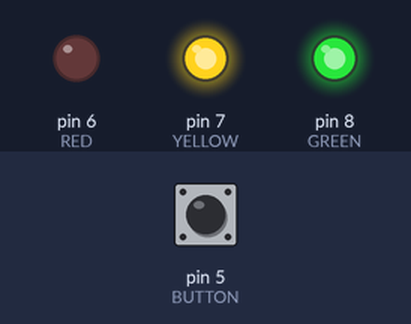
This sketch was run on a simulated Arduino Uno, built with avr-gcc and run on an emulated ATmega328P. Parts: output pins drawn as LEDs (lit = HIGH). The test bench sets the inputs (shaded band); at power-on: pin 5 (BUTTON) HIGH.

Above: at 1.2 s.
1.3 s: pin 5 (BUTTON) pulled LOW for 0.15 s
At 4.6 s:
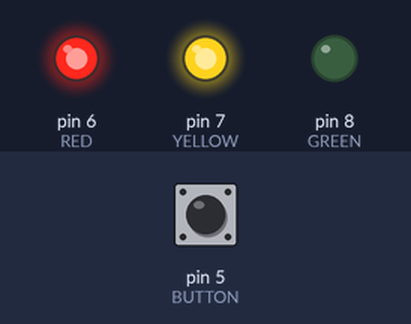
7.4 s: pin 5 (BUTTON) pulled LOW for 3.2 s
At 8.8 s:
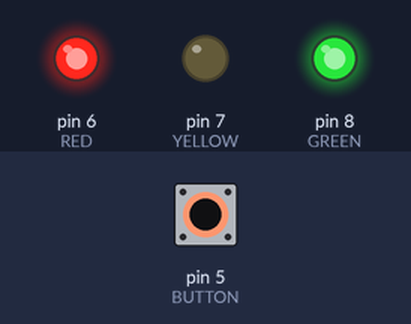
Timing chart, 0 to 18.1 s (numbered marks = the images above; inputs shaded):
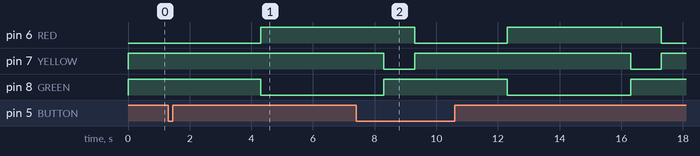

Measured:
- after the input at 1.3 s, pin 6 (RED): LOW → HIGH after 3.0 s; pin 8 (GREEN): HIGH → LOW after 3.0 s
- by itself, pin 7 (YELLOW): alternates HIGH for 7.0 s and LOW for 1.0 s

The sketch:

Traffic_light.ino
```cpp
///VARIABLE DEFINITIONS///
#define BUTTON  5
#define RED     6
#define YELLOW  7
#define GREEN   8

void setup() {
  ///PIN MODES DEFINITIONS///
  pinMode(BUTTON, INPUT); // button mapped as input
  pinMode(RED, OUTPUT); // led mapped as output
  pinMode(YELLOW, OUTPUT); // led mapped as output
  pinMode(GREEN, OUTPUT); // led mapped as output
  ///TURN OFF THE LEDS///
  digitalWrite(RED, HIGH);
  digitalWrite(YELLOW, HIGH);
  digitalWrite(GREEN, HIGH);
}

void loop() {
  digitalWrite(RED, LOW);
  if (!digitalRead(BUTTON)) { // if button pressed
    delay(3000);
    digitalWrite(RED, HIGH); // turn off RED
    digitalWrite(GREEN, LOW); // turn on GREEN
    delay(4000);
    digitalWrite(GREEN, HIGH); // turn off GREEN
    digitalWrite(YELLOW, LOW); // turn on YELLOW
    delay(1000);
    digitalWrite(YELLOW, HIGH); // turn off YELLOW
  }

}
```
